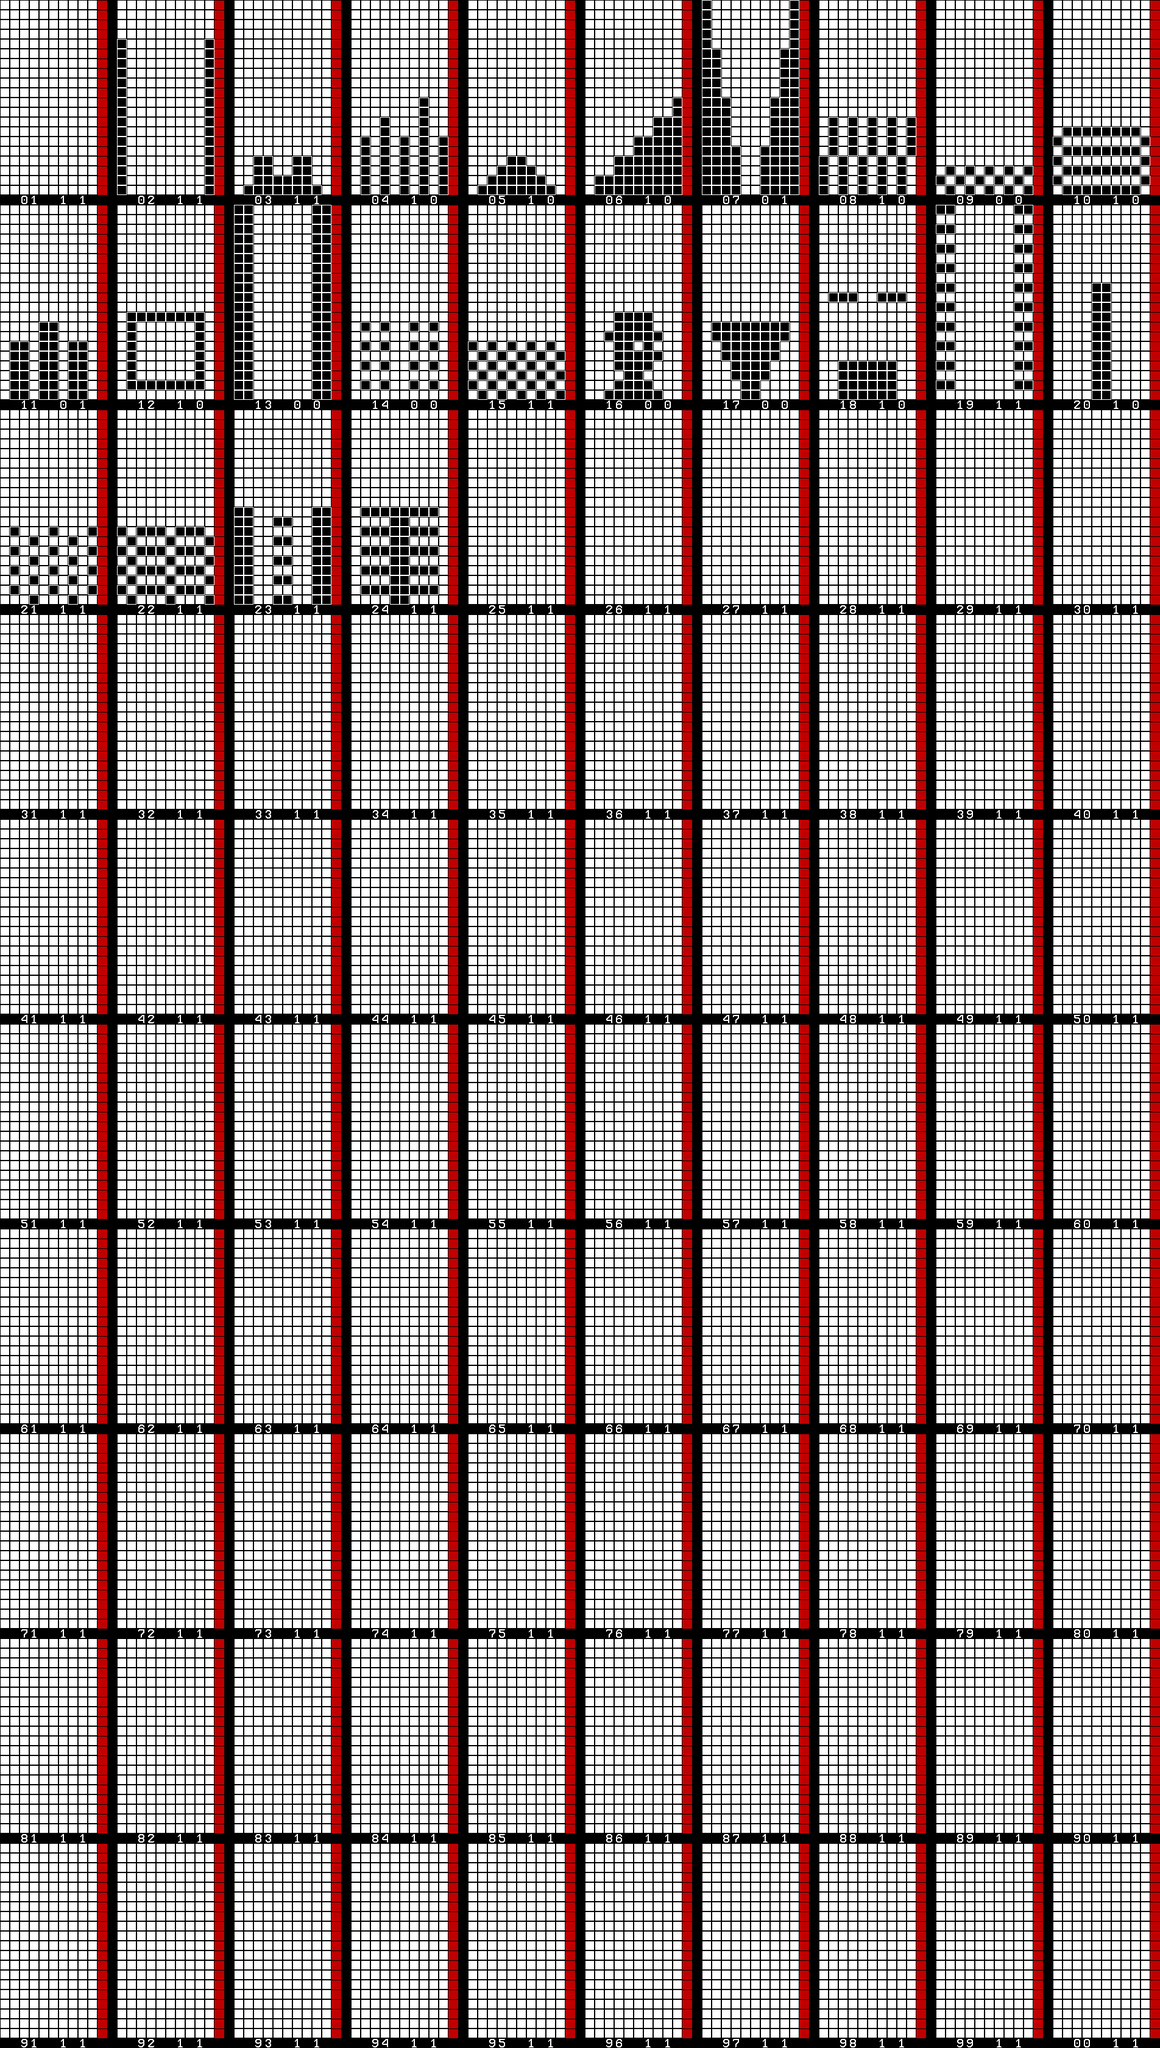

Rendered tile map (Tiled .tmx) drawn with the repository's tilesets; below, a short description and the map source with its tile grids summarised:
An orthogonal 119x210 tile map with 16x16 px tiles, 1 tile layer (map).

<map version="1.0" orientation="orthogonal" width="119" height="210" tilewidth="16" tileheight="16">
 <tileset firstgid="1" name="tiles" tilewidth="16" tileheight="16">
  <image source="unkatris.png" width="208" height="16" />
 </tileset>
 <layer name="map" width="119" height="210">
  <data>[24990 cells, 22400 non-empty, 13 distinct tile ids]</data>
 </layer>
</map>
